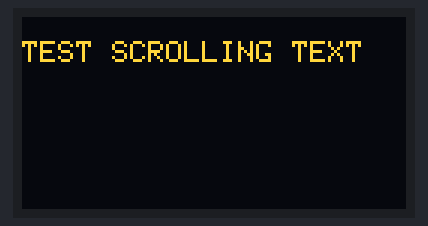
A sketch run on a simulated Arduino Mega 2560, built with avr-gcc and run on an emulated ATmega2560. Parts: 128×64 one-colour display. The OLED is the two-colour kind (top 16 rows yellow); the display library's start-up logo is not drawn.

Above: at 2.25 s.
At 3.49 s:
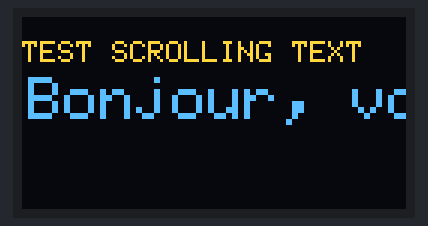
At 5.0 s:
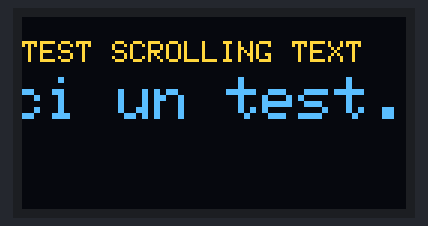
At 6.83 s:
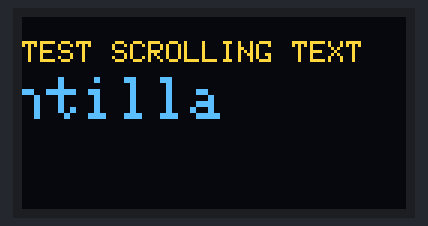
At 7.81 s:
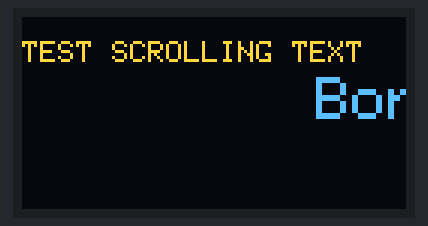
At 13.11 s:
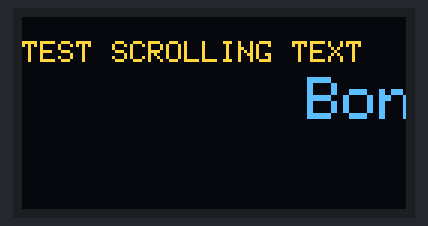

Measured:
- by itself, everything shown: repeats every 10.5 s, in 35 steps

The sketch:

DisplayGarden.ino
```cpp
#include <SPI.h>

//Wire library for I2C BUS
#include <Wire.h>

//Time library
#include <DS3231.h>

//include Adafruit graphics & OLED libraries
#include <Adafruit_GFX.h>
#include <Adafruit_SSD1306.h>

#define SCREEN_WIDTH 128 // OLED display width, in pixels
#define SCREEN_HEIGHT 64 // OLED display height, in pixels

// On an arduino MEGA 2560: 20(SDA), 21(SCL)

//Reset pin, not used but needed for library
#define OLED_RESET     -1 // Reset pin # (or -1 if sharing Arduino reset pin)

#define SCREEN_ADDRESS 0x3C ///< See datasheet for Address;0x3C for 128x32

Adafruit_SSD1306 display(SCREEN_WIDTH, SCREEN_HEIGHT, &Wire, OLED_RESET);

char message[]="Bonjour, voici un test...Montilla";
int x, minX;

void setup() {
  //Start wire library for I2C
  Wire.begin();

  // SSD1306_SWITCHCAPVCC = generate display voltage from 3.3V internally
  display.begin(SSD1306_SWITCHCAPVCC, 0x3C);

  // Show initial display buffer contents on the screen --
  // the library initializes this with an Adafruit splash screen.
  display.display();
  delay(2000); // Pause for 2 seconds

  // Clear the buffer
  display.clearDisplay();

  //Set color to white
  display.setTextColor(WHITE);

  display.setTextWrap(false);
  x = display.width();
  minX = -12 *strlen(message); //12 = 6 pixels/character * text size 2
}

void loop() {

//Serial.println(x);
  display.clearDisplay();
  display.setCursor(0,8);
  display.setTextSize(1);
  display.print("TEST SCROLLING TEXT");
  display.setTextSize(2);
  display.setCursor(x,20);
  display.print(message);
  display.display();
  x= x - 3; //Scroll speed
  if(x < minX)
    x = display.width();

}
```

GitTest.c
```cpp
#include <stdio.h>

int main () {

    int i,j;
    int sum;

    printf("Enter first number: \n");
        scanf("%d",&i);
    printf("Enter second number: \n");
        scanf("%d",&j);

    sum = i + j;

    printf("The sum of %d + %d = %d \n", i, j, sum);

}
```
